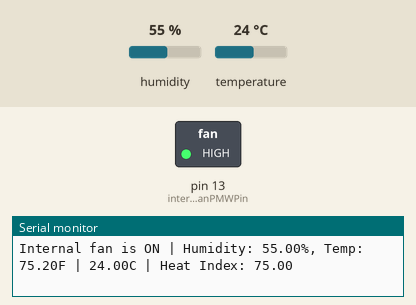
Recording of a sketch running on a simulated Arduino Uno, built with avr-gcc and run on an emulated ATmega328P. Parts: switched loads named in the sketch (green lamp = pin HIGH), the last lines printed to the serial monitor. The test bench sets the inputs (shaded band); at power-on: temperature 24 °C, humidity 55 %.

Above: at 2.8 s.
2.9 s: temperature set to 21.6 °C
7.5 s: temperature set to 20.4 °C
At 8.8 s:
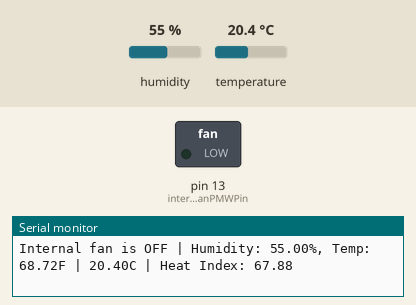
Timing chart, 0 to 10.5 s (numbered marks = the images above; inputs shaded):
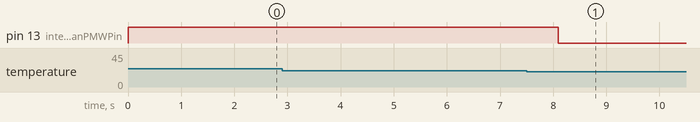

Measured:
- the behaviour switches between 21.2 and 21.1 °C on temperature (found by bisection; images 0 and 1)
- after the input at 7.5 s, pin 13 (internalFanPMWPin): HIGH → LOW after 0.60 s

The sketch:

AM2303.ino
```cpp
#include <DHT.h>;

//Constants
#define DHTPIN 2     // what pin we're connected to
#define DHTTYPE DHT22   // DHT 22  (AM2302)

int normalDelayTime = 300000;
int enhancedDelayTime = 60000;
int testingDelayTime = 2000;

int internalFanPMWPin = 13;

DHT dht(DHTPIN, DHTTYPE); // Initialize DHT sensor for Arduino

void setup() {
  Serial.begin(9600);
	dht.begin();
}

void loop() {

//SECTION BREAKOUT - IP67 CONTROL BOX SENSORS
/* This section should be set to read and configure all sensors housed within the IP67 box
Internal Temp / Humidity
Lightning Detection
RTC
GPS
Cellular Signal Strength
UV Index
Sunlight Detector
Fan Status */

  //Read data and store it to variables

  float humidity = dht.readHumidity();
  float tempC= dht.readTemperature();
  float heatIndex = dht.computeHeatIndex(dht.convertCtoF(tempC), humidity);
  bool internalFanStatus = false;

  if (dht.convertCtoF(tempC) >= 75) { // 75F
      analogWrite(internalFanPMWPin, 255);  // Turn on fan
      internalFanStatus = true;
  } else if (dht.convertCtoF(tempC) <= 70) { // 70F
      analogWrite(internalFanPMWPin,0); // Turn off fan
      internalFanStatus = false;
  }

// AIR QUALITY BOX SENSORS -
/* VOC, AQI, External Temp, Humidity, Heat Index, Barometric Pressure, Fan Status */

// WEATHER STATION SENSORS
/* Wind Speed, Wind Direction, Rainfall */

// OUTPUT DATA FIELDS HERE TO SERIAL MONITOR / SCREEN / LOGGER / or JSON OBJ.

    if (internalFanStatus) {
      Serial.print("Internal fan is ON | ");
    } else {
      Serial.print("Internal fan is OFF | ");
    }
    Serial.print("Humidity: ");
    Serial.print(humidity);
    Serial.print("%, Temp: ");
    Serial.print(dht.convertCtoF(tempC));
    Serial.print("F | ");
    Serial.print(tempC);
    Serial.print("C");
    Serial.print(" | Heat Index: ");
    Serial.println(heatIndex);

    delay(testingDelayTime); //Delay on loop needs set to 300000 (5 minutes)
}
```
